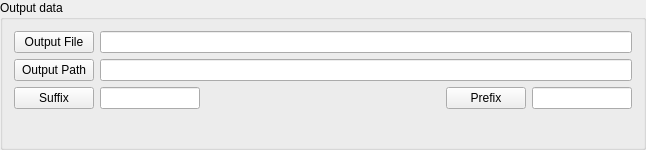
         <widget class="QGroupBox" name="groupBox">
          <property name="title">
           <string>Output data</string>
          </property>
          <layout class="QGridLayout" name="gridLayout_19">
           <item row="0" column="0">
            <layout class="QGridLayout" name="gridLayout_6">
             <item row="0" column="0">
              <widget class="QPushButton" name="ppToolsOPCFsOutputFilePushButton">
               <property name="text">
                <string>Output File</string>
               </property>
              </widget>
             </item>
             <item row="0" column="1" colspan="4">
              <widget class="QLineEdit" name="ppToolsOPCFsOutputFileLineEdit">
               <property name="text">
                <string/>
               </property>
               <property name="readOnly">
                <bool>true</bool>
               </property>
              </widget>
             </item>
             <item row="1" column="0">
              <widget class="QPushButton" name="ppToolsOPCFsOutputPathPushButton">
               <property name="text">
                <string>Output Path</string>
               </property>
              </widget>
             </item>
             <item row="1" column="1" colspan="4">
              <widget class="QLineEdit" name="ppToolsOPCFsOutputPathLineEdit">
               <property name="readOnly">
                <bool>true</bool>
               </property>
              </widget>
             </item>
             <item row="2" column="0">
              <widget class="QPushButton" name="ppToolsOPCFsSuffixPushButton">
               <property name="text">
                <string>Suffix</string>
               </property>
              </widget>
             </item>
             <item row="2" column="1">
              <widget class="QLineEdit" name="ppToolsOPCFsSuffixLineEdit">
               <property name="minimumSize">
                <size>
                 <width>100</width>
                 <height>0</height>
                </size>
               </property>
               <property name="maximumSize">
                <size>
                 <width>100</width>
                 <height>16777215</height>
                </size>
               </property>
               <property name="readOnly">
                <bool>true</bool>
               </property>
              </widget>
             </item>
             <item row="2" column="2">
              <spacer name="horizontalSpacer_18">
               <property name="orientation">
                <enum>Qt::Horizontal</enum>
               </property>
               <property name="sizeHint" stdset="0">
                <size>
                 <width>234</width>
                 <height>20</height>
                </size>
               </property>
              </spacer>
             </item>
             <item row="2" column="3">
              <widget class="QPushButton" name="ppToolsOPCFsPrefixPushButton">
               <property name="text">
                <string>Prefix</string>
               </property>
              </widget>
             </item>
             <item row="2" column="4">
              <widget class="QLineEdit" name="ppToolsOPCFsPrefixLineEdit">
               <property name="minimumSize">
                <size>
                 <width>100</width>
                 <height>0</height>
                </size>
               </property>
               <property name="maximumSize">
                <size>
                 <width>100</width>
                 <height>16777215</height>
                </size>
               </property>
               <property name="readOnly">
                <bool>true</bool>
               </property>
              </widget>
             </item>
            </layout>
           </item>
           <item row="1" column="0">
            <spacer name="verticalSpacer_8">
             <property name="orientation">
              <enum>Qt::Vertical</enum>
             </property>
             <property name="sizeHint" stdset="0">
              <size>
               <width>20</width>
               <height>27</height>
              </size>
             </property>
            </spacer>
           </item>
          </layout>
         </widget>
